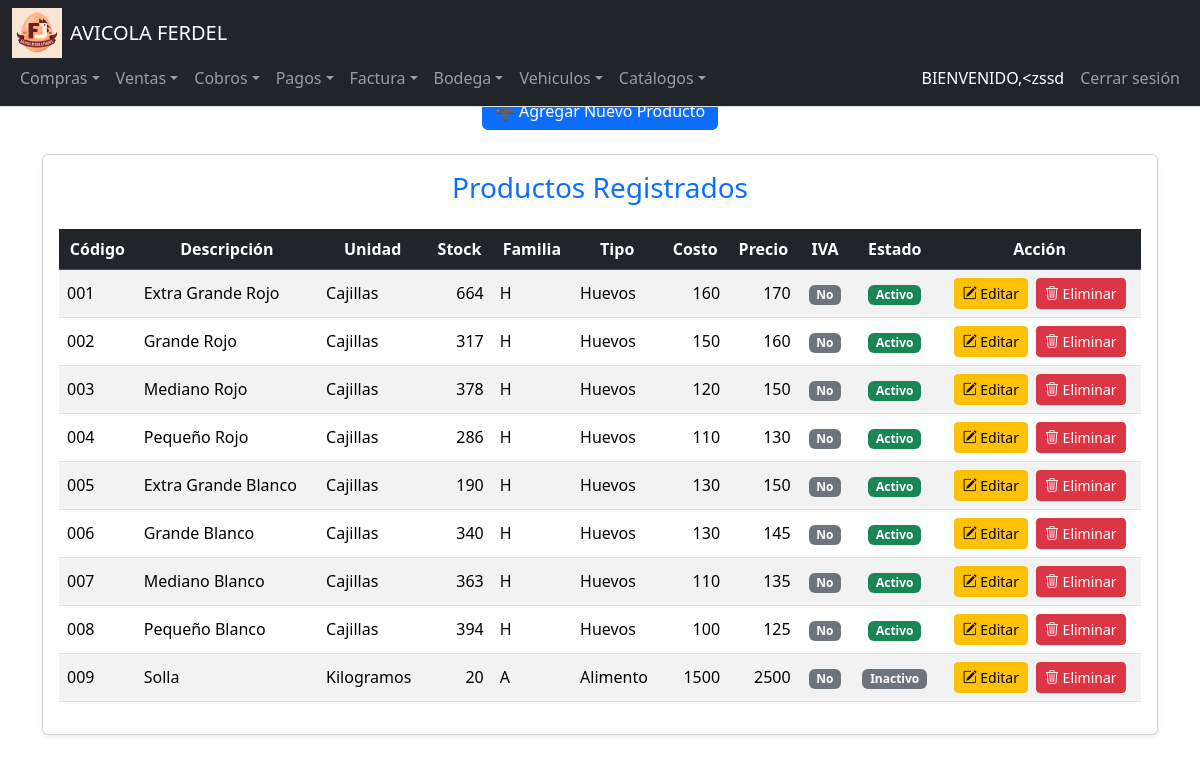
The app's page /productos (signed in), older data.
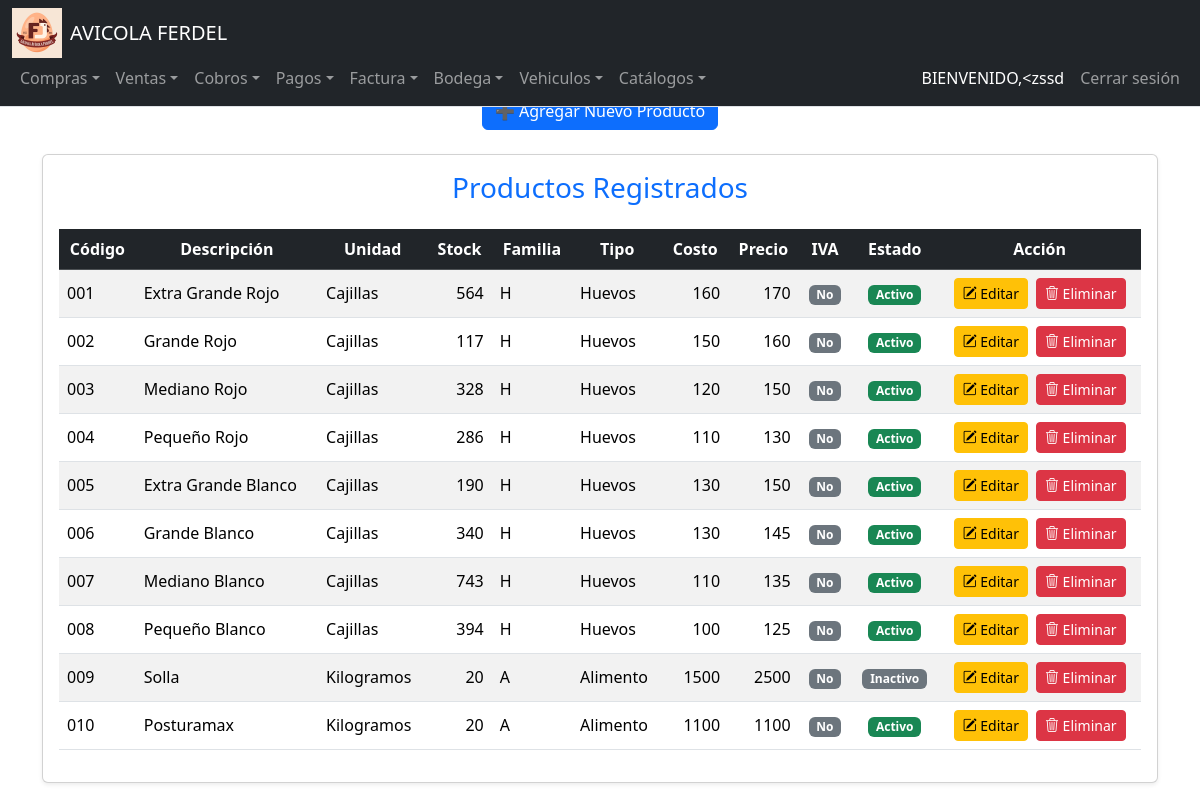
The same page, newer data.
### tables this page shows
CREATE TABLE Usuarios (
    ID_Usuario INTEGER PRIMARY KEY AUTOINCREMENT,
    NombreUsuario TEXT UNIQUE NOT NULL,
    ContrasenaHash TEXT NOT NULL,
    Rol_ID INTEGER,
    Estado INTEGER,
    Fecha_Creacion DATE,
    FOREIGN KEY (Rol_ID) REFERENCES Roles(ID_Rol)
);

CREATE TABLE Productos (
    ID_Producto INTEGER PRIMARY KEY AUTOINCREMENT,
    COD_Producto TEXT,
    Descripcion TEXT NOT NULL,
    Unidad_Medida INTEGER,
    Existencias NUMERIC DEFAULT 0,
    Estado INTEGER DEFAULT 1,
    Familia INTEGER,
    Costo_Promedio NUMERIC,
    IVA INTEGER DEFAULT 0,
    Tipo INTEGER,
    Precio_Venta NUMERIC,
    ID_Empresa INTEGER,
    Fecha_Creacion DATE DEFAULT CURRENT_DATE,
    Usuario_Creador INTEGER, Stock_Minimo NUMERIC DEFAULT 5,
    FOREIGN KEY (Unidad_Medida) REFERENCES Unidades_Medida(ID_Unidad),
    FOREIGN KEY (Familia) REFERENCES Familia(ID_Familia),
    FOREIGN KEY (Tipo) REFERENCES Tipo_Producto(ID_TipoProducto),
    FOREIGN KEY (ID_Empresa) REFERENCES Empresa(ID_Empresa)
);

CREATE TABLE Unidades_Medida (
    ID_Unidad INTEGER PRIMARY KEY AUTOINCREMENT,
    Descripcion TEXT NOT NULL,
    Abreviatura TEXT
);

CREATE TABLE Familia (
    ID_Familia INTEGER PRIMARY KEY AUTOINCREMENT,
    Descripcion TEXT NOT NULL
);

CREATE TABLE Tipo_Producto (
    ID_TipoProducto INTEGER PRIMARY KEY AUTOINCREMENT,
    Descripcion TEXT NOT NULL
);

### app.py (the view, shortened to what this page needs)
@app.route("/productos", methods=["GET", "POST"])
@login_required
def productos():
    try:
        productos = db.execute("""
            SELECT P.*, U.Descripcion AS Unidad, F.Descripcion AS FamiliaDesc, T.Descripcion AS TipoDesc
            FROM Productos P
            LEFT JOIN Unidades_Medida U ON P.Unidad_Medida = U.ID_Unidad
            LEFT JOIN Familia F ON P.Familia = F.ID_Familia
            LEFT JOIN Tipo_Producto T ON P.Tipo = T.ID_TipoProducto
            ORDER BY P.cod_producto
        """)
        unidades = db.execute("SELECT ID_Unidad, Descripcion FROM Unidades_Medida ORDER BY Descripcion")
        familias = db.execute("SELECT ID_Familia, Descripcion FROM Familia ORDER BY Descripcion")
        tipos = db.execute("SELECT ID_TipoProducto, Descripcion FROM Tipo_Producto ORDER BY Descripcion")
        bodegas = db.execute("SELECT ID_Bodega, Nombre FROM Bodegas ORDER BY Nombre")
        if not isinstance(productos, (list, tuple)) and hasattr(productos, 'fetchall'):
            productos = productos.fetchall()
        if not isinstance(unidades, (list, tuple)) and hasattr(unidades, 'fetchall'):
            unidades = unidades.fetchall()
        if not isinstance(familias, (list, tuple)) and hasattr(familias, 'fetchall'):
            familias = familias.fetchall()
        if not isinstance(tipos, (list, tuple)) and hasattr(tipos, 'fetchall'):
            tipos = tipos.fetchall()
        if not isinstance(bodegas, (list, tuple)) and hasattr(bodegas, 'fetchall'):
            bodegas = bodegas.fetchall()
    except Exception as e:
        flash(f"Error al cargar los datos: {str(e)}", "danger")
        productos = []
        unidades = []
        familias = []
        tipos = []
        bodegas = []
    return render_template(
        "productos.html",
        productos=productos,
        unidades=unidades,
        familias=familias,
        tipos=tipos,
        bodegas=bodegas
    )

### app.py (called while the page is built)
@login_manager.user_loader
def load_user(user_id):
    user_data = db.execute("SELECT * FROM Usuarios WHERE ID_Usuario = ?", user_id)
    if len(user_data) == 1:
        return User(user_data[0]["ID_Usuario"], user_data[0]["NombreUsuario"])
    return None

@app.after_request
def after_request(response):
    response.headers["Cache-Control"] = "no-cache, no-store, must-revalidate"
    response.headers["Expires"] = 0
    response.headers["Pragma"] = "no-cache"
    return response

### Templates/productos.html (shortened to what this page needs)
{% extends "layout.html" %}
{% block main %}
<div class="container">
    <div class="d-flex justify-content-center mb-4">
        <button class="btn btn-primary" type="button" data-bs-toggle="collapse" data-bs-target="#formularioProducto" aria-expanded="false" aria-controls="formularioProducto">
            ➕ Agregar Nuevo Producto
        </button>
    </div>
    <div class="card shadow-sm">
        <div class="card-body">
            <h3 class="card-title text-center text-primary mb-4">Productos Registrados</h3>
            <div class="table-responsive">
                <table class="table table-striped table-hover align-middle">
                    <thead class="table-dark text-center">
                        <tr>
                            <th>Código</th>
                            <th>Descripción</th>
                            <th>Unidad</th>
                            <th>Stock</th>
                            <th>Familia</th>
                            <th>Tipo</th>
                            <th>Costo</th>
                            <th>Precio</th>
                            <th>IVA</th>
                            <th>Estado</th>
                            <th>Acción</th>
                        </tr>
                    </thead>
                    <tbody>
                        {% for p in productos %}
                        <tr>
                            <td>{{ p.COD_Producto or '-' }}</td>
                            <td>{{ p.Descripcion }}</td>
                            <td>{{ p.Unidad or '-' }}</td>
                            <td class="text-end">{{ p.Existencias }}</td>
                            <td>{{ p.FamiliaDesc or '-' }}</td>
                            <td>{{ p.TipoDesc or '-' }}</td>
                            <td class="text-end">{{ p.Costo_Promedio }}</td>
                            <td class="text-end">{{ p.Precio_Venta }}</td>
                            <td class="text-center">
                                {% if p.IVA %}
                                    <span class="badge bg-success">Sí</span>
                                {% else %}
                                    <span class="badge bg-secondary">No</span>
                                {% endif %}
                            </td>
                            <td class="text-center">
                                {% if p.Estado == 1 %}
                                    <span class="badge bg-success">Activo</span>
                                {% else %}
                                    <span class="badge bg-secondary">Inactivo</span>
                                {% endif %}
                            </td>
                            <td class="text-center">
                                <div class="d-flex justify-content-center gap-2">
                                    <a href="{{ url_for('editar_producto', id=p.ID_Producto) }}" class="btn btn-sm btn-warning">
                                        <i class="bi bi-pencil-square"></i> Editar
                                    </a>
                                    <a href="{{ url_for('eliminar_producto', id=p.ID_Producto) }}" class="btn btn-sm btn-danger" onclick="return confirm('¿Seguro de eliminar?');">
                                        <i class="bi bi-trash3"></i> Eliminar
                                    </a>
                                </div>
                            </td>
                        </tr>
                        {% else %}
                        <tr>
                            <td colspan="12" class="text-center text-muted">No hay productos registrados.</td>
                        </tr>
                        {% endfor %}
                    </tbody>
                </table>
            </div>
        </div>
    </div>
</div>
{% endblock %}

### Templates/layout.html (shortened to what this page needs)
<!DOCTYPE html>
<html lang="es">
<head>
    <link href="https://cdn.jsdelivr.net/npm/bootstrap@5.3.3/dist/css/bootstrap.min.css" rel="stylesheet"
>
    <link rel="stylesheet" href="https://cdn.jsdelivr.net/npm/bootstrap-icons@1.11.1/font/bootstrap-icons.css">
    <link rel="stylesheet" href="{{ url_for('static', filename='styles.css') }}">
</head>
<body>
    <nav class="navbar navbar-expand-lg navbar-dark bg-dark border-bottom fixed-top">
        <div class="container-fluid">
            <div class="navbar-container">
                <div class="navbar-brand-container">
                    <img src="{{ url_for('static', filename='logoFerdel_web.png') }}"
                         alt="Logo de Ferdel"
                         width="50"
                         height="50"
                         class="img-fluid d-none d-sm-block">
                    <a class="navbar-brand" href="/">AVICOLA FERDEL</a>
                </div>
                <div class="collapse navbar-collapse navbar-menu" id="navbarNav">
                    {% if current_user.is_authenticated %}
                    <ul class="navbar-nav me-auto">
                        <li class="nav-item dropdown">
                            <a class="nav-link dropdown-toggle" href="#" id="comprasDropdown" role="button"
                               data-bs-toggle="dropdown" aria-expanded="false">
                                <span>Compras</span>
                            </a>
                        </li>
                        <li class="nav-item dropdown">
                            <a class="nav-link dropdown-toggle" href="#" id="ventasDropdown" role="button"
                               data-bs-toggle="dropdown" aria-expanded="false">
                                <span>Ventas</span>
                            </a>
                        </li>
                        <li class="nav-item dropdown">
                            <a class="nav-link dropdown-toggle" href="#" id="cobrosDropdown" role="button"
                               data-bs-toggle="dropdown" aria-expanded="false">
                                <span>Cobros</span>
                            </a>
                        </li>
                        <li class="nav-item dropdown">
                            <a class="nav-link dropdown-toggle" href="#" id="pagosDropdown" role="button"
                               data-bs-toggle="dropdown" aria-expanded="false">
                                <span>Pagos</span>
                            </a>
                        </li>
                        <li class="nav-item dropdown">
                            <a class="nav-link dropdown-toggle" href="#" id="facturaDropdown" role="button"
                               data-bs-toggle="dropdown" aria-expanded="false">
                                <span>Factura</span>
                            </a>
                        </li>
                        <li class="nav-item dropdown">
                            <a class="nav-link dropdown-toggle" href="#" id="bodegaDropdown" role="button"
                               data-bs-toggle="dropdown" aria-expanded="false">
                                <span>Bodega</span>
                            </a>
                        </li>
                        <li class="nav-item dropdown">
                            <a class="nav-link dropdown-toggle" href="#" id="vehiculosDropdown" role="button"
                               data-bs-toggle="dropdown" aria-expanded="false">
                                <span>Vehiculos</span>
                            </a>
                        </li>
                        <li class="nav-item dropdown">
                            <a class="nav-link dropdown-toggle" href="#" id="CatalogosDropdown" role="button"
                               data-bs-toggle="dropdown" aria-expanded="false">
                                <span>Catálogos</span>
                            </a>
                        </li>
                    </ul>
                    <ul class="navbar-nav">
                        <li class="nav-item">
                            <span class="nav-link text-white">
                                <span class="d-none d-md-inline">BIENVENIDO, </span>
                                {{ current_user.username }}
                            </span>
                        </li>
                        <li class="nav-item">
                            <a class="nav-link" href="/logout">
                                <span class="d-none d-sm-inline">Cerrar sesión</span>
                            </a>
                        </li>
                    </ul>
                    {% endif %}
                </div>
            </div>
        </div>
    </nav>
    <main class="container-fluid py-3">
        <div class="row justify-content-center">
            <div class="col-12 col-xxl-10">
                {% block main %}
                {% endblock %}
            </div>
        </div>
    </main>
</body>
</html>

### static/styles.css (style rules this page uses)
:root { --navbar-height-lg: 80px; --navbar-height-sm: 100px; --mobile-breakpoint: 576px; --tablet-breakpoint: 768px; --desktop-breakpoint: 992px; --navbar-bg: #212529; --dropdown-bg: rgba(52, 58, 64, 0.95); }
body { min-height: 100vh; display: flex; flex-direction: column; font-size: 1rem; }
main { padding-top: var(--navbar-height-lg); flex: 1; }
.navbar { height: auto; min-height: var(--navbar-height-lg); }
.navbar-container { display: flex; flex-wrap: wrap; align-items: center; justify-content: space-between; width: 100%; }
.navbar-brand-container { display: flex; align-items: center; flex-shrink: 0; }
.navbar-brand { white-space: nowrap; overflow: hidden; text-overflow: ellipsis; max-width: 200px; margin-left: 0.5rem; }
.navbar-menu { flex-grow: 1; display: flex; justify-content: space-between; }
.dropdown-item, .nav-link { padding: 0.5rem 1rem; display: flex; align-items: center; }
.navbar-collapse { transition: all 0.3s ease; }
.dropdown-toggle::after { display: inline-block; margin-left: 0.255em; vertical-align: 0.255em; content: ""; border-top: 0.3em solid; border-right: 0.3em solid transparent; border-bottom: 0; border-left: 0.3em solid transparent; }

### Templates/layout.html (style rules this page uses)
:root { --navbar-height: 56px; }
body { padding-top: calc(var(--navbar-height) + 20px); min-height: 100vh; display: flex; flex-direction: column; }
.fixed-top { position: fixed; top: 0; right: 0; left: 0; z-index: 1030; }
main { flex: 1; padding-top: 1rem; }

Row changes from the older to the newer data that the page shows:
changed Productos "Extra Grande Rojo": Existencias "664" → "564"
changed Productos "Grande Rojo": Existencias "317" → "117"
changed Productos "Mediano Rojo": Existencias "378" → "328"
changed Productos "Mediano Blanco": Existencias "363" → "743"
added Productos: COD_Producto "010", Descripcion "Posturamax", Descripcion "Kilogramos", Existencias "20", Descripcion "A", Descripcion "Alimento", Costo_Promedio "1100", Precio_Venta "1100", IVA "No", Estado "Activo"
